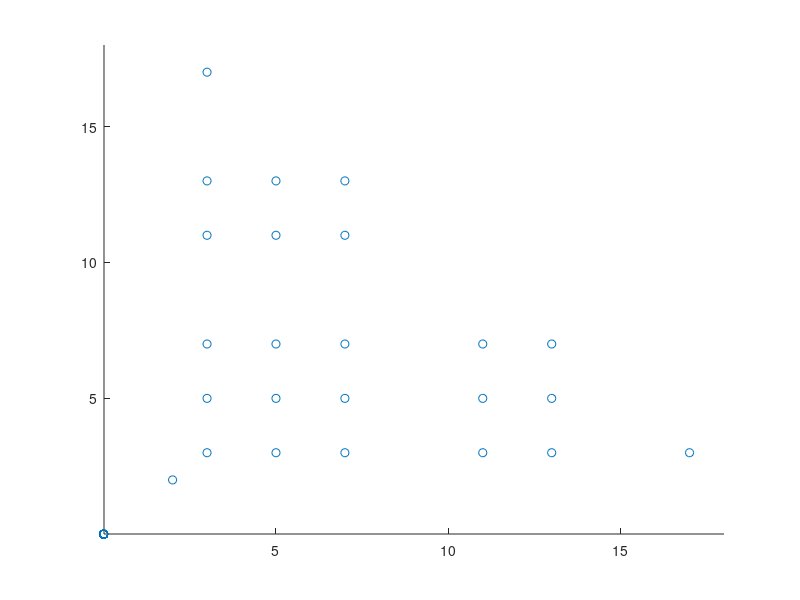

Here is the MATLAB script that generated this plot:
%% Homework 4
% Author Minhyuk Nam
% Date 04/16/2018

%% Problem 1
clear all

A = zeros(5);

for i = 1 : 5;
    if mod(i, 2)
        A(i,2) = 1;
        A(i,4) = 1;
    else
        A(i,1) = 1;
        A(i,3) = 1;
        A(i,5) = 1;
    end
end

A

%% Problem 1: Suggested Answer
clear all

A = zeros(5);

for i = 1 : 5;
    for j = 1 : 5;
        if mod(i+j, 2)
            A(i, j) = 1;
        else
            A(i, j) = 0;
        end
    end
end

A

%% Problem 4 (1)
clear all

i = 10;
k = 1;
for j = 1 : 2*i;
    x(k) = j * isprime(j) * isprime((2*i) - j);
    y(k) = ((2*i) - j) * isprime(j) * isprime((2*i) - j);
    k = k + 1;
 end

scatter(x,y)
xlim([0.01 18]);
ylim([0.01 18]);

%% Problem 4 (2)
clear all

k = 1;
for i = 1 : 10;
    for j = 1 : 2*i;
    x(k) = j * isprime(j) * isprime((2*i) - j);
    y(k) = ((2*i) - j) * isprime(j) * isprime((2*i) - j);
    k = k + 1;
    end
end

scatter(x,y)
xlim([0.01 18]);
ylim([0.01 18]);
